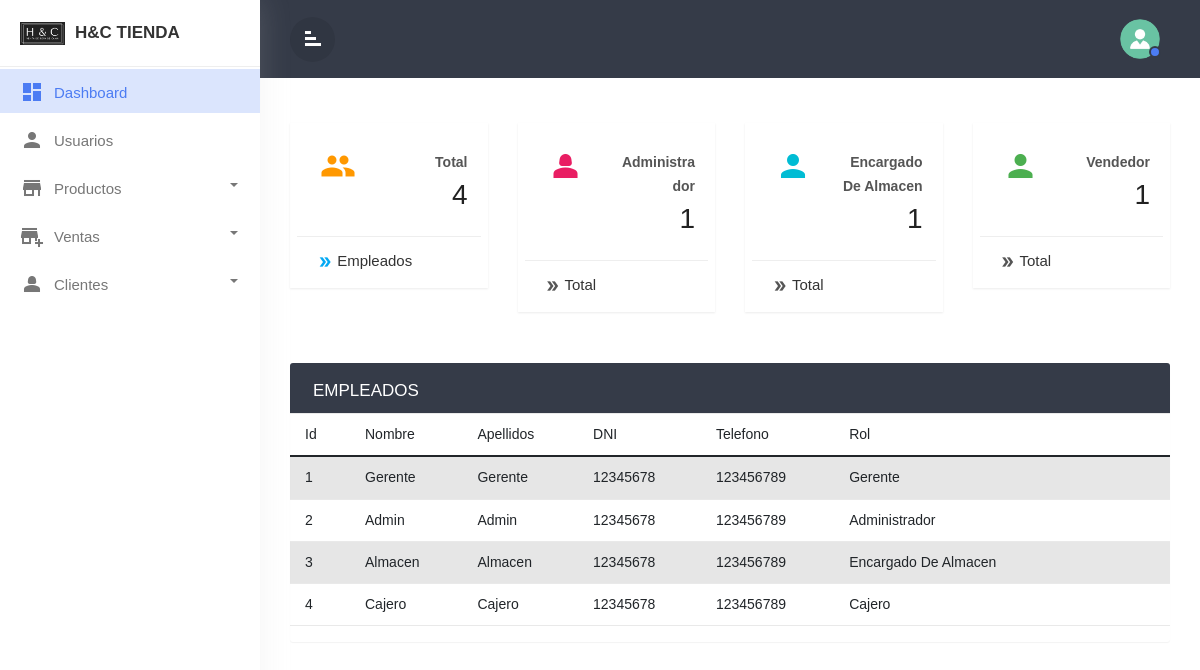
The app's page /admin/dashboard.php (signed in) with its own data.
### tables this page shows
CREATE TABLE `usuarioadmin` (
  `id` int(11) NOT NULL,
  `nombre` varchar(80) NOT NULL,
  `apellido` varchar(80) NOT NULL,
  `DNI` varchar(8) NOT NULL,
  `telefono` varchar(9) NOT NULL,
  `idRol` int(11) NOT NULL,
  `usuario` varchar(50) NOT NULL,
  `contraseña` varchar(255) NOT NULL
);

CREATE TABLE `rol` (
  `id` int(11) NOT NULL,
  `descripcion` varchar(50) NOT NULL
);

### admin/dashboard.php (the view, shortened to what this page needs)
<?php
include '../components/connect.php';
   $select_admin = $conn->prepare("SELECT a.id, a.nombre, a.apellido, a.telefono, a.dni, a.usuario, a.contraseña, r.descripcion  FROM usuarioadmin a INNER  JOIN rol r ON a.idrol = r.id");
	$select_admin->execute();
?>
<!DOCTYPE html>
<html lang="en">
<head>
   <link href="https://cdn.jsdelivr.net/npm/bootstrap@5.0.2/dist/css/bootstrap.min.css" rel="stylesheet">
   <link rel="stylesheet" href="css/custom.css">
</head>
<body>
   <?php include '../components/sliderbar.php'; ?>
   <?php if ($rol == '1') : ?>
   <div class="main-content">
      <div class="row">
         <div class="col-lg-3 col-md-6 col-sm-6">
            <div class="card card-stats">
               <div class="card-header">
                  <div class="icon icon-warning">
                        <span class="material-icons">group</span>
                     </div>
                  </div>
                  <div class="card-content">
                  <?php
                     $select_user = $conn->prepare("SELECT COUNT(*) AS total_user FROM usuarioadmin WHERE idrol IN (?, ?, ?, ?)");
                     $select_user->execute(['1','3', '4', '2']);
                     $total_user = $select_user->fetch(PDO::FETCH_ASSOC)['total_user'];
                  ?>
                     <p class="category"><strong>Total</strong></p>
                     <h3 class="card-title"><?= $total_user; ?></h3>
                  </div>
                  <div class="card-footer">
                     <div class="stats">
                        <i class="material-icons text-info">double_arrow</i>
                        <a href="">Empleados </a>
                     </div>
                  </div>
               </div>
            </div>
            <div class="col-lg-3 col-md-6 col-sm-6">
               <div class="card card-stats">
                  <div class="card-header">
                     <div class="icon icon-rose">
                        <span class="material-icons">person_2</span>
                     </div>
                  </div>
                  <div class="card-content">
                     <?php
                        $select_user = $conn->prepare("SELECT idRol FROM `usuarioadmin` WHERE idrol = ?");
                        $select_user->execute(['2']);
                        $number_of_user = $select_user->rowCount()
                     ?>
                     <p class="category"><strong>Administrador</strong></p>
                     <h3 class="card-title"><?= $number_of_user ?></h3>
                  </div>
                  <div class="card-footer">
                     <div class="stats">
                        <i class="material-icons">double_arrow</i>
                        <a href="">Total</a>
                     </div>
                  </div>
               </div>
            </div>
            <div class="col-lg-3 col-md-6 col-sm-6">
               <div class="card card-stats">
                  <div class="card-header">
                     <div class="icon icon-info">
                        <span class="material-icons">person</span>
                     </div>
                  </div>
                  <div class="card-content">
                     <?php
                        $select_user = $conn->prepare("SELECT idRol FROM `usuarioadmin` WHERE idrol = ?");
                        $select_user->execute(['3']);
                        $number_of_user = $select_user->rowCount()
                     ?>
                     <p class="category"><strong>Encargado de Almacen</strong></p>
                     <h3 class="card-title"><?= $number_of_user ?></h3>
                  </div>
                  <div class="card-footer">
                     <div class="stats">
                        <i class="material-icons">double_arrow</i>
                        <a href="">Total</a>
                     </div>
                  </div>
               </div>
            </div>
            <div class="col-lg-3 col-md-6 col-sm-6">
               <div class="card card-stats">
                  <div class="card-header">
                     <div class="icon icon-success">
                        <span class="material-icons">person</span>
                     </div>
                  </div>
                  <div class="card-content">
                     <?php
                        $select_user = $conn->prepare("SELECT idRol FROM `usuarioadmin` WHERE idrol = ?");
                        $select_user->execute(['4']);
                        $number_of_user = $select_user->rowCount()
                     ?>
                     <p class="category"><strong>Vendedor</strong></p>
                     <h3 class="card-title"><?= $number_of_user ?></h3>
                  </div>
                  <div class="card-footer">
                     <div class="stats">
                        <i class="material-icons">double_arrow</i>
                        <a href="">Total</a>
                     </div>
                  </div>
               </div>
            </div>
         </div>
      </div>
      <div class="wrapper">
  	   <div class="main-content">
		<div class="row">
			<div class="col-md-12">
				<div class="table-wrapper">
          			<div class="table-title">
            			<div class="row">
              				<div class="col-sm-6 p-0 d-flex justify-content-lg-start justify-content-center">
                				<h2 class="ml-lg-2">EMPLEADOS</h2>
              				</div>
                        </div>
                     </div>
                     <table class="table table-striped table-hover">
                        <thead>
                           <tr>
                              <th>Id</th>
                              <th>Nombre</th>
                              <th>Apellidos</th>
                              <th>DNI</th>
                              <th>Telefono</th>
                              <th>Rol</th>
                              <?php if ($rol != '4') : ?>
                              <th></th>
                              <?php endif; ?>
                           </tr>
                        </thead>
                        <tbody>
                           <?php
                              if($select_admin->rowCount() > 0){
                                 while($fetch_admin = $select_admin->fetch(PDO::FETCH_ASSOC)){
                           ?>
                              <tr>
                              <td><?= $fetch_admin['id']; ?></td>
                              <td><?= $fetch_admin['nombre']; ?></td>
                              <td><?= $fetch_admin['apellido']; ?></td>
                              <td><?= $fetch_admin['dni']; ?></td>
                              <td><?= $fetch_admin['telefono']; ?></td>
                              <td><?= $fetch_admin['descripcion']; ?></td>
                              <?php if ($rol != '4') : ?>
                                 <td></td>
                              <?php endif; ?>
                           </tr>
                           <?php
                           }
                           }else{
                              if ($_SERVER['REQUEST_METHOD'] === 'POST') {
                                 echo '<p class="empty">Empleado no encontrado</p>';
                              } else {
                                 echo '<p class="empty">No hay empleado</p>';
                              }
                           }
                        ?>
                        </tbody>
                     </table>
                  </div>
               </div>
            </div>
         </div>
      </div>
   <?php endif; ?>
</body>
</html>

### css/custom.css (style rules this page uses)
body,html { line-height:1.8; font-family:'Poppins',sans-serif; color:#51565a; text-transform:capitalize; font-weight:400; margin:0px; padding:0px; }
.material-icons { font-family: 'Material Icons'; font-weight: normal; font-style: normal; font-size: 24px; display: inline-block; line-height: 1; text-transform: none; letter-spacing: normal; word-wrap: normal; white-space: nowrap; direction: ltr; -webkit-font-smoothing: antialiased; text-rendering: optimizeLegibility; -moz-osx-font-smoothing: grayscale; font-feature-settings: 'liga'; }
h1,h2,h3,h4,h5,h6,.h1,.h2,.h3,.h4 { font-weight:400; line-height: 1.5em; }
p { font-size:15px; margin:12px 0 0; line-height:24px; }
a { color:#333; font-weight:400; }
a,a:hover,a:focus { color:#333; text-decoration:none; transition:all 0.3s; }
.wrapper { position:relative; width:100%; overflow:auto; }
.main-content { padding:30px 30px 0px 30px; }
.card { margin:10px 0px; }
.card { border-radius:0px!important; }
.card { display:inline-block; position:relative; border:none; width:100%; margin:15px 0; box-shadow:0 1px 2px rgb(0 0 0 / 8%); border-radius:6px; color:rgba(0,0,0,0.87); background-color:#fff; }
.card-stats .card-header { float:left; text-align:center; }
.card .card-header { padding:15px 20px 0; z-index:3; border-bottom:0px!important; background-color:#fff; border-radius:none; }
.card .card-footer .stats .material-icons { position:relative; top:4px; font-size:16px; }
.card-stats .card-header span { font-size:36px; line-height:56px; width:56px; height:56px; }
.icon.icon-warning { color:#ff9800; }
.icon.icon-rose { color:#e91e63; }
.icon.icon-success { color:#4caf50; }
.icon.icon-info { color:#00bcd4; }
.card .card-footer { margin:0 7px 0px; padding-top:10px; background-color:#fff; border-top:1px solid #eeeeee; }
.text-info { color:#03A9F4!important; }
.card-stats .card-content { text-align:right; padding-top:10px; }
.card .card-content { padding:15px 20px; position:relative; }
.card .card-content .category { margin-bottom:0; }
.card .category:not([class^="text-"]) { color: #555555; font-size: 14px; font-weight: 400; }
.card .card-title:not(.card-calender .card-title) { margin-top:0; margin-bottom:5px; }
.card-stats .card-title { margin:0; }
.card .card-footer .stats { line-height:22px; color:#555555; font-size:15px; }
.card .card-footer div { display:inline-block; }
.table-wrapper { background-color: #fff; margin:6px 0px 40px 0px; width: 100%; overflow: auto; border-radius: 3px; box-shadow: 0 1px 1px rgb(0 0 0 / 5%); }
.table-title { background:#353b48; color:#fff; position:sticky; top:0; width:100%; left:0; padding:10px 30px; border-radius:0px 0px 0 0; }
.table-title h2 { margin:5px 0 0; font-size:17px; }
table.table tr th, table.table tr td { border-color:#e9e9e9; padding:8px 15px; font-size:14px; font-weight: 400; vertical-align:middle; }
table.table tr th:first-child { width:60px; }
table.table tr th:last-child { width:100px; }
table.table td:last-child { opacity:0.9; font-size:22px; margin:0px 5px; }

### records on screen
usuarioadmin: id "1", nombre "Gerente", apellido "Gerente", DNI "12345678", telefono "123456789", idRol.descripcion "Gerente"
usuarioadmin: id "2", nombre "Admin", apellido "Admin", DNI "12345678", telefono "123456789", idRol.descripcion "Administrador"
usuarioadmin: id "3", nombre "Almacen", apellido "Almacen", DNI "12345678", telefono "123456789", idRol.descripcion "Encargado De Almacen"
usuarioadmin: id "4", nombre "Cajero", apellido "Cajero", DNI "12345678", telefono "123456789", idRol.descripcion "Cajero"

### other values on screen
$total_user "4"
$number_of_user "1"
